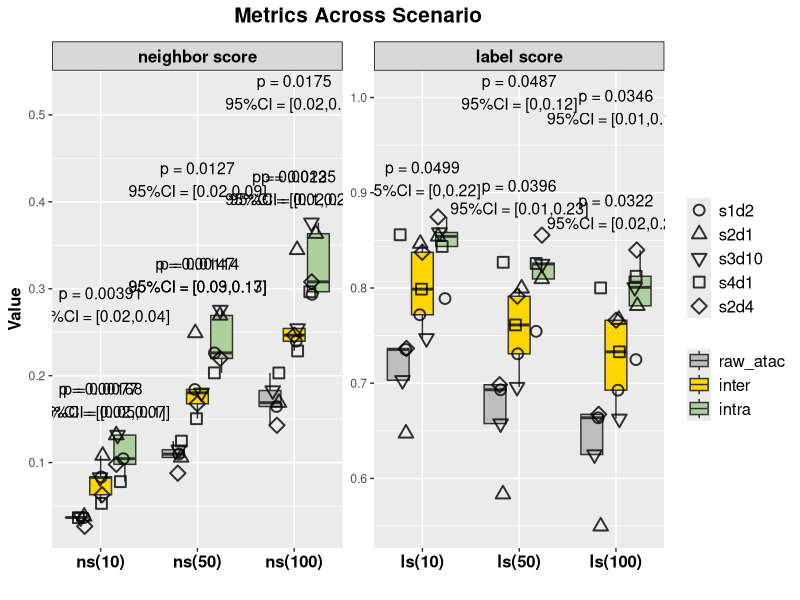
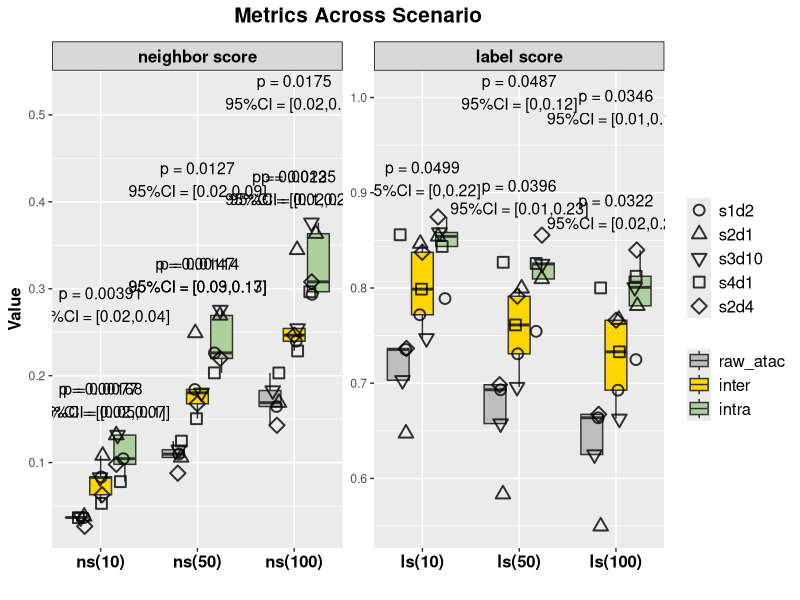

Recreate these plots in R, in order.
library(ggplot2)
library(readr)
library(dplyr)
library(tidyr)
library(purrr)
library(jsonlite)


df <- read_csv("test_r4_intrainter_nsls.csv")
r=4

# 将 Metric 转换为因子并指定顺序
df$Metric <- factor(df$Metric, levels = c("ns(10)", "ns(50)", "ns(100)", 
                                          "ls(10)", "ls(50)", "ls(100)"))
df$Scenario<-factor(df$Scenario,levels=c('raw_atac','inter','intra'))
df$Dataset<-factor(df$Dataset,levels = c('s1d2','s2d1','s3d10','s4d1','s2d4'))


# 绘制分面图，使用不同的纵坐标尺度并去除没有数据的分面轴
df <- df %>%
  mutate(MetricType = ifelse(grepl("ns", Metric), "neighbor score", "label score"))%>%
  mutate(MetricType = factor(MetricType, levels = c("neighbor score", "label score")))

y_pos <- df %>% 
  group_by(Metric) %>% 
  summarise(max_val = max(Value))


perform_tests <- function(differences, digits_round = r,
                          exact = FALSE, correct = TRUE) {
  d <- differences[is.finite(differences)]
  if (!is.null(digits_round)) d <- round(d, digits_round)  # 固化 ties（关键！）
  
  n <- length(d)
  if (n < 2) return(list(p_value = NA_real_, test_method = "insufficient_n"))
  
  if (sd(d) == 0) {
    if (all(abs(d) < .Machine$double.eps)) {
      return(list(p_value = 1, test_method = "no-diff"))
    } else {
      # 常数非零，用精确符号检验（强烈建议报告这个 p，一眼看方向占比）
      k <- sum(d > 0); n_nonzero <- sum(d != 0)
      p <- binom.test(k, n_nonzero, p = 0.5, alternative = "two.sided")$p.value
      return(list(p_value = p, test_method = "Sign test (binom)"))
    }
  }
  # 非常数向量再做 Shapiro；n>=3 才有意义
  shapiro_p <- if (n >= 3) {
    tryCatch(shapiro.test(d)$p.value, error = function(e) NA_real_)
  } else NA_real_
  
  if (!is.na(shapiro_p) && shapiro_p > 0.05) {
    # 配对 t 等价于对差值做单样本 t：mu=0
    p <- t.test(d, mu = 0)$p.value
    return(list(p_value = p, test_method = "paired t-test"))
  } else {
    # 非正态或样本太少：Wilcoxon，考虑 ties
    p <- suppressWarnings(wilcox.test(d,alternative = "two.sided",mu = 0, exact = FALSE, correct = TRUE)$p.value)
    return(list(p_value = p, test_method = "Wilcoxon signed-rank"))
  }
}


## intra vs inter
annotation_df <- df %>%
  pivot_wider(names_from = Scenario, values_from = Value) %>%
  mutate(diff =  intra - inter) %>%
  group_by(Metric) %>%
  summarise(
    mean_diff = mean(diff, na.rm = TRUE),
    se_diff = sd(diff, na.rm = TRUE) / sqrt(n()),
    lower_ci = mean_diff - qt(0.975, df = n()-1) * se_diff,
    upper_ci = mean_diff + qt(0.975, df = n()-1) * se_diff,
    test = list(perform_tests(diff)),
    .groups = "drop"
  ) %>%
  mutate(
    p_value = as.numeric(purrr::map_dbl(test, "p_value")),
    test_method = purrr::map_chr(test, "test_method"),
    p_value_label=ifelse(p_value < 0.05,
                              paste0("p = ", signif(p_value, digits = 3)
                              ),NA_character_))%>%
  mutate(
    comparison = "intra vs inter",
    MetricType = factor(case_when(
    grepl("ls", Metric) ~ "label score",
    grepl("ns", Metric) ~ "neighbor score"),
    levels = c("neighbor score", "label score")))

# 合并标注数据
annotation_df <- left_join(annotation_df, y_pos, by = "Metric")
annotation_df$y_position <- ifelse(annotation_df$p_value < 0.05,
                                   annotation_df$max_val + 0.15, 
                                   NA_real_) 



## check inter vs raw_ATAC
annotation_df2 <- df %>%
  pivot_wider(names_from = Scenario, values_from = Value) %>%
  mutate(diff =  inter - raw_atac) %>%
  group_by(Metric) %>%
  summarise(
    mean_diff = mean(diff, na.rm = TRUE),
    se_diff = sd(diff, na.rm = TRUE) / sqrt(n()),
    lower_ci = mean_diff - qt(0.975, df = n()-1) * se_diff,
    upper_ci = mean_diff + qt(0.975, df = n()-1) * se_diff,
    test = list(perform_tests(diff)),
    .groups = "drop"
  ) %>%
  mutate(
    p_value = as.numeric(purrr::map_dbl(test, "p_value")),
    test_method = purrr::map_chr(test, "test_method"),
    p_value_label=ifelse(p_value < 0.05,
                              paste0("p = ", signif(p_value, digits = 3)
                              ),NA_character_))%>%
  mutate(
    comparison = "inter vs raw_ATAC",
    MetricType = factor(case_when(
    grepl("ls", Metric) ~ "label score",
    grepl("ns", Metric) ~ "neighbor score"),
    levels = c("neighbor score", "label score")))

# 合并标注数据
annotation_df2 <- left_join(annotation_df2, y_pos, by = "Metric")
annotation_df2$y_position <- ifelse(annotation_df2$p_value < 0.05,
                                   annotation_df2$max_val + 0.04, 
                                   NA_real_) 

## check intra vs raw_ATAC
annotation_df3 <- df %>%
  pivot_wider(names_from = Scenario, values_from = Value) %>%
  mutate(diff =  intra - raw_atac) %>%
  group_by(Metric) %>%
  summarise(
    mean_diff = mean(diff, na.rm = TRUE),
    se_diff = sd(diff, na.rm = TRUE) / sqrt(n()),
    lower_ci = mean_diff - qt(0.975, df = n()-1) * se_diff,
    upper_ci = mean_diff + qt(0.975, df = n()-1) * se_diff,
    test = list(perform_tests(diff)),
    .groups = "drop"
  ) %>%
  mutate(
    p_value = as.numeric(purrr::map_dbl(test, "p_value")),
    test_method = purrr::map_chr(test, "test_method"),
    p_value_label=ifelse(p_value < 0.05,
                              paste0("p = ", signif(p_value, digits = 3)
                              ),NA_character_))%>%
  mutate(
    comparison = "intra vs raw_ATAC",
    MetricType = factor(case_when(
    grepl("ls", Metric) ~ "label score",
    grepl("ns", Metric) ~ "neighbor score"),
    levels = c("neighbor score", "label score")))

# 合并标注数据
annotation_df3 <- left_join(annotation_df3, y_pos, by = "Metric")
annotation_df3$y_position <- ifelse(annotation_df3$p_value < 0.05,
                                    annotation_df3$max_val + 0.04, 
                                    NA_real_) 

combined_annot <- bind_rows(annotation_df, annotation_df2, annotation_df3) %>%
  #filter(p_value < 0.05) %>%
  group_by(Metric) %>%
  ungroup()

out <- combined_annot %>%
  mutate(test = map_chr(test, ~ toJSON(.x, auto_unbox = TRUE)))
write_csv(out, paste0('intrainter_nsls_r','_r',r,"_test.csv"))


ggplot(df, aes(x = Metric, y = Value,)) +
  geom_boxplot(aes(group = interaction(Metric, Scenario), fill = Scenario), 
               alpha = 1, outlier.shape = NA) +  # 绘制箱线图
  geom_jitter(
    aes(group = interaction(Metric, Scenario), shape = Dataset),
    position = position_jitterdodge(
      jitter.width = 0.3,   # 控制抖动幅度
      dodge.width = 0.6     # 控制不同 Scenario 的间距
    ),size = 3,alpha = 0.8,color = "black",stroke = 1)+
  scale_fill_manual(values = c('raw_atac'='grey',"intra" = "#aed09c", "inter" = "#FFD700")) +  # 自定义箱线图颜色
  # scale_color_manual(values = c("s1d2" = "#2ca02c", "s2d1" = "#d62728", "s2d4" = "purple", 
  #                               "s4d1" = "#8c564b", "s3d10" = "#FF6699")) +  # 自定义点的颜色
  scale_shape_manual(
    values = c(
      "s1d2" = 1,    # 空心圆
      "s2d1" = 2,    # 空心三角
      "s2d4" = 5,    # 空心菱形
      "s4d1" = 0,    # 空心方框
      "s3d10" = 6    # 空心倒三角
    ))+
  scale_x_discrete(expand = expansion(add = c(0.5, 0.5))) +  # 增加 x 轴 Metric 之间的间距
  guides(shape = guide_legend(order = 1), fill = guide_legend(order = 2)) +  # 图例顺序
  facet_wrap(~MetricType, scales = "free")+
  theme_set(theme_bw())+
  # theme_minimal() +
  theme(
    axis.text.x = element_text(angle = 0, hjust = 0.5, size = 12, face = "bold", color = "black", margin = margin(t =2)),
    axis.title = element_text(size = 12, color = "black", face = "bold"),
    legend.title = element_blank(),
    plot.title = element_text(hjust = 0.5, size = 15, face = "bold",margin = margin(b = 10)),
    legend.text = element_text(size = 12),
    strip.background = element_rect(fill = rgb(0.5, 0.5, 0.5, 0.3),color = "black", size = 0.5),  # 设置分面标签背景
    strip.text = element_text(size = 12, face = "bold", color = "black"),  # 设置分面标签的文字样式
    strip.text.x = element_text(size = 12, face = "bold",color = "black"),  # 设置分面标签的文本样式
  ) +
  labs(title = "Metrics Across Scenario", x = "", y = "Value") +
  geom_text(
    data = combined_annot[combined_annot$p_value<0.05,],
    aes(x = Metric, y = y_position,group = MetricType,  # x=1.5 将注释居中于分面面板
        label = paste0(p_value_label, "\n95%CI = [", 
                       round(lower_ci, 2), ",", 
                       round(upper_ci, 2), "]")),
    inherit.aes = FALSE,size = 4,
    color = "black",hjust = 0.5)

ggsave(paste0("intrainter_nsls_r",r,'.pdf'), plot = last_plot(), 
       width = 10, height = 6, units = "in",dpi=300)
